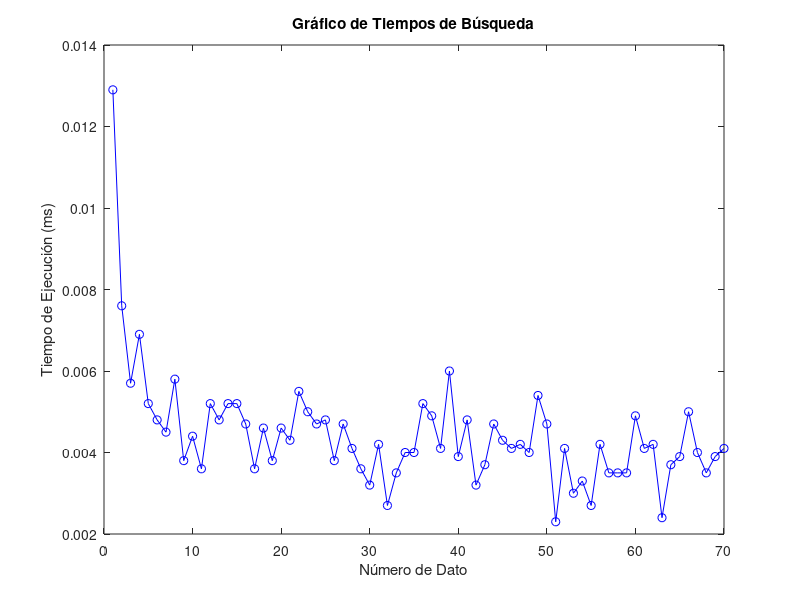

This figure's MATLAB source:
% script.m

% Leer datos desde el archivo de texto
datos = dlmread('BigO.txt', ',');

% Graficar los datos
plot(datos(:,1), datos(:,2), 'b-o');
xlabel('Número de Dato');
ylabel('Tiempo de Ejecución (ms)');
title('Gráfico de Tiempos de Búsqueda');

% Obtener la fecha y hora actual para el nombre del archivo
fechaHora = datestr(now, 'yyyy-mm-dd_HH-MM-SS');
nombreArchivo = fullfile('graficasM', ['Grafico_' fechaHora '.png']);

% Guardar el gráfico como imagen PNG
saveas(gcf, nombreArchivo, 'png');

% Realizar pruebas y análisis con los datos
% Por ejemplo, calcular promedio, desviación estándar, etc.
promedio = mean(datos(:,2));
desviacion_estandar = std(datos(:,2));

fprintf('Promedio de tiempos: %.2f ms\n', promedio);
fprintf('Desviación estándar: %.2f ms\n', desviacion_estandar);